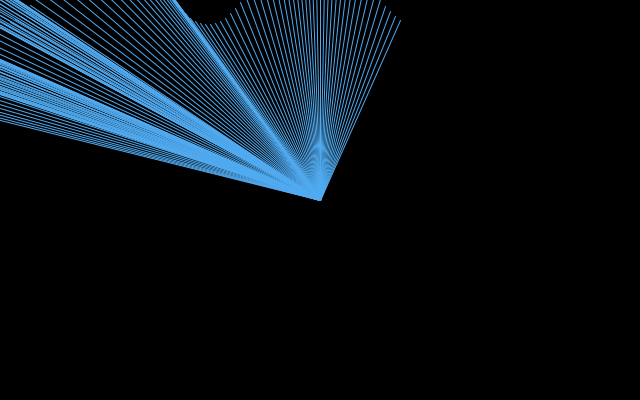
Frame 1 (no input)
Frame 60 (the mouse pressed at the canvas centre just before this capture): identical to frame 1, image omitted
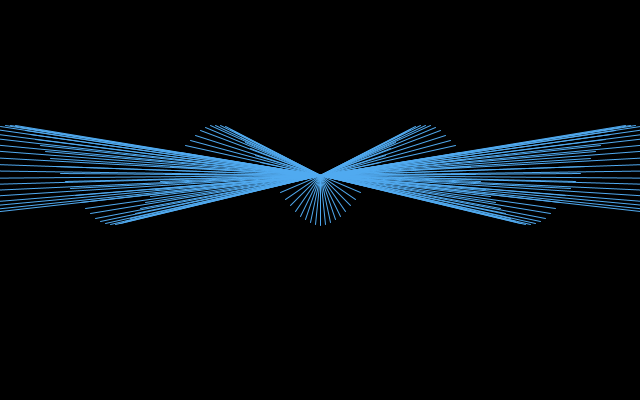
Frame 120 (the mouse held since frame 60 and released just before this capture)

The Processing sketch that drew these frames (run headless with seeded random() and noise(); from frame 60 on, the mouse is pressed at the canvas centre):

// Processing sketch: processing_88380
// ── processing_88380.pde


// http://js.do/blog/processing/editor/ 

int x0=0;  
int y0=0;

void setup() {  //setup function called initially, only once
   size(640, 400);
}

void draw() {  //draw function loops 

  translate(width/2, height/2);
  background(0);
  stroke(80,170,240);
  for (float i=-400;i<=400; i+=5) {
    line (x0,y0,i+mouseX-width/2, mouseY-height/2-25+cos(i/33)*50);
  }
   if (mousePressed) {
      x0 = mouseX-width/2; y0 = mouseY-height/2-25;
   }
 }
